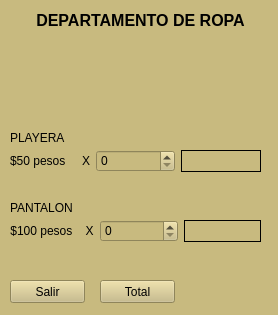
<?xml version="1.0" encoding="UTF-8"?>
<ui version="4.0">
 <class>Form</class>
 <widget class="QWidget" name="Form">
  <property name="geometry">
   <rect>
    <x>0</x>
    <y>0</y>
    <width>278</width>
    <height>315</height>
   </rect>
  </property>
  <property name="windowTitle">
   <string>Form</string>
  </property>
  <property name="styleSheet">
   <string notr="true">background-color: rgb(200, 186, 127);</string>
  </property>
  <widget class="QLabel" name="titulo">
   <property name="geometry">
    <rect>
     <x>20</x>
     <y>10</y>
     <width>241</width>
     <height>21</height>
    </rect>
   </property>
   <property name="font">
    <font>
     <pointsize>12</pointsize>
     <weight>75</weight>
     <bold>true</bold>
    </font>
   </property>
   <property name="text">
    <string>DEPARTAMENTO DE ROPA</string>
   </property>
   <property name="alignment">
    <set>Qt::AlignCenter</set>
   </property>
  </widget>
  <widget class="QLabel" name="imagen">
   <property name="geometry">
    <rect>
     <x>80</x>
     <y>40</y>
     <width>121</width>
     <height>81</height>
    </rect>
   </property>
   <property name="styleSheet">
    <string notr="true"/>
   </property>
   <property name="text">
    <string/>
   </property>
   <property name="pixmap">
    <pixmap>multimedia/ropa.gif</pixmap>
   </property>
   <property name="scaledContents">
    <bool>true</bool>
   </property>
  </widget>
  <widget class="QWidget" name="layoutWidget">
   <property name="geometry">
    <rect>
     <x>10</x>
     <y>220</y>
     <width>251</width>
     <height>22</height>
    </rect>
   </property>
   <layout class="QHBoxLayout" name="horizontalLayout_3">
    <item>
     <widget class="QLabel" name="lbl2">
      <property name="styleSheet">
       <string notr="true">font: 75 8pt &quot;Segoe Script&quot;;</string>
      </property>
      <property name="text">
       <string>$100 pesos    X</string>
      </property>
      <property name="alignment">
       <set>Qt::AlignCenter</set>
      </property>
     </widget>
    </item>
    <item>
     <widget class="QSpinBox" name="sb2">
      <property name="styleSheet">
       <string notr="true">font: italic 8pt &quot;MS Sans Serif&quot;;</string>
      </property>
     </widget>
    </item>
    <item>
     <widget class="QLabel" name="resultado2">
      <property name="font">
       <font>
        <weight>75</weight>
        <bold>true</bold>
       </font>
      </property>
      <property name="frameShape">
       <enum>QFrame::Box</enum>
      </property>
      <property name="text">
       <string/>
      </property>
      <property name="alignment">
       <set>Qt::AlignCenter</set>
      </property>
     </widget>
    </item>
   </layout>
  </widget>
  <widget class="QPushButton" name="boton">
   <property name="geometry">
    <rect>
     <x>10</x>
     <y>280</y>
     <width>75</width>
     <height>23</height>
    </rect>
   </property>
   <property name="styleSheet">
    <string notr="true">QPushButton:hover{
	color: rgb(0, 0, 0);
	
	background-color: rgb(255, 170, 127);
}</string>
   </property>
   <property name="text">
    <string>Salir</string>
   </property>
  </widget>
  <widget class="QLabel" name="label_3">
   <property name="geometry">
    <rect>
     <x>10</x>
     <y>130</y>
     <width>71</width>
     <height>16</height>
    </rect>
   </property>
   <property name="text">
    <string>PLAYERA</string>
   </property>
  </widget>
  <widget class="QLabel" name="label_4">
   <property name="geometry">
    <rect>
     <x>10</x>
     <y>200</y>
     <width>71</width>
     <height>16</height>
    </rect>
   </property>
   <property name="text">
    <string>PANTALON</string>
   </property>
  </widget>
  <widget class="QLabel" name="total">
   <property name="geometry">
    <rect>
     <x>190</x>
     <y>270</y>
     <width>71</width>
     <height>31</height>
    </rect>
   </property>
   <property name="font">
    <font>
     <weight>75</weight>
     <bold>true</bold>
    </font>
   </property>
   <property name="text">
    <string/>
   </property>
   <property name="alignment">
    <set>Qt::AlignCenter</set>
   </property>
  </widget>
  <widget class="QPushButton" name="totalboton">
   <property name="geometry">
    <rect>
     <x>100</x>
     <y>280</y>
     <width>75</width>
     <height>23</height>
    </rect>
   </property>
   <property name="styleSheet">
    <string notr="true">QPushButton:hover{
	background-color: rgb(255, 255, 0);
	color: rgb(0, 0, 0);


}</string>
   </property>
   <property name="text">
    <string>Total</string>
   </property>
  </widget>
  <widget class="QWidget" name="">
   <property name="geometry">
    <rect>
     <x>10</x>
     <y>150</y>
     <width>251</width>
     <height>22</height>
    </rect>
   </property>
   <layout class="QHBoxLayout" name="horizontalLayout">
    <item>
     <widget class="QLabel" name="lbl1">
      <property name="styleSheet">
       <string notr="true">font: 75 8pt &quot;Segoe Script&quot;;</string>
      </property>
      <property name="text">
       <string>$50 pesos     X</string>
      </property>
      <property name="alignment">
       <set>Qt::AlignCenter</set>
      </property>
     </widget>
    </item>
    <item>
     <widget class="QSpinBox" name="sb1">
      <property name="styleSheet">
       <string notr="true">font: italic 8pt &quot;MS Sans Serif&quot;;</string>
      </property>
     </widget>
    </item>
    <item>
     <widget class="QLabel" name="resultado1">
      <property name="font">
       <font>
        <weight>75</weight>
        <bold>true</bold>
       </font>
      </property>
      <property name="accessibleName">
       <string/>
      </property>
      <property name="accessibleDescription">
       <string/>
      </property>
      <property name="frameShape">
       <enum>QFrame::Panel</enum>
      </property>
      <property name="text">
       <string/>
      </property>
      <property name="textFormat">
       <enum>Qt::RichText</enum>
      </property>
      <property name="scaledContents">
       <bool>false</bool>
      </property>
      <property name="alignment">
       <set>Qt::AlignCenter</set>
      </property>
     </widget>
    </item>
   </layout>
  </widget>
 </widget>
 <resources/>
 <connections>
  <connection>
   <sender>boton</sender>
   <signal>clicked()</signal>
   <receiver>Form</receiver>
   <slot>close()</slot>
   <hints>
    <hint type="sourcelabel">
     <x>126</x>
     <y>288</y>
    </hint>
    <hint type="destinationlabel">
     <x>63</x>
     <y>263</y>
    </hint>
   </hints>
  </connection>
 </connections>
</ui>
